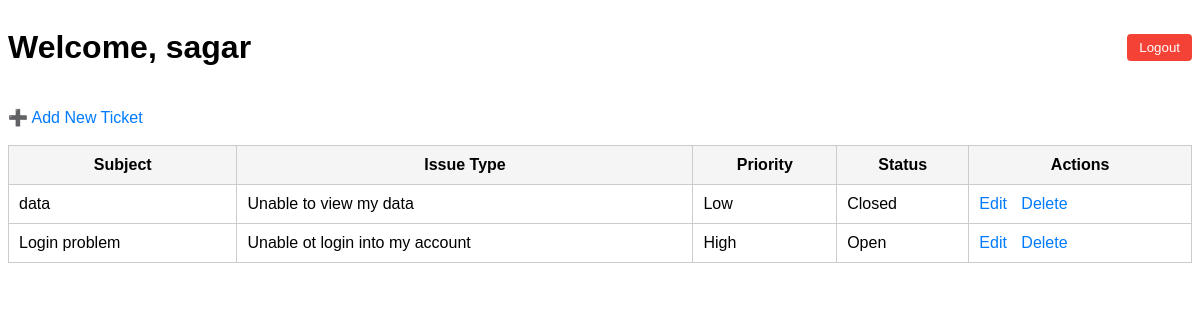
Page /public/user_dashboard.php (signed in) on the committed database.
### tables this page shows
CREATE TABLE `tickets` (
  `id` int(11) NOT NULL AUTO_INCREMENT,
  `user_id` int(11) DEFAULT NULL,
  `subject` varchar(255) DEFAULT NULL,
  `issue_type` varchar(100) DEFAULT NULL,
  `priority` enum('Low','Medium','High') DEFAULT NULL,
  `description` text DEFAULT NULL,
  `status` enum('Open','In Progress','Closed') DEFAULT 'Open',
  `created_at` timestamp NOT NULL DEFAULT current_timestamp(),
  PRIMARY KEY (`id`)
);

### public/user_dashboard.php (the view, shortened to what this page needs)
<?php
$conn = connection();
$stmt = $conn->prepare(
    "SELECT * FROM tickets WHERE user_id = ? ORDER BY created_at DESC"
);
$stmt->execute([$_SESSION['user_id']]);
$tickets = $stmt->fetchAll(PDO::FETCH_ASSOC);
?>
<!DOCTYPE html>
<html>
<head>
</head>
<body>
    <header>
        <h1>Welcome, <?= htmlspecialchars($_SESSION['user_name']); ?></h1>
        <form action="logout.php" method="post">
            <button type="submit" class="logout-btn">Logout</button>
        </form>
    </header>
    <a href="add_ticket.php">➕ Add New Ticket</a>
    <br><br>
    <table>
        <tr>
            <th>Subject</th>
            <th>Issue Type</th>
            <th>Priority</th>
            <th>Status</th>
            <th>Actions</th>
        </tr>
        <?php if ($tickets): ?>
            <?php foreach ($tickets as $t): ?>
                <tr>
                    <td><?= htmlspecialchars($t['subject']) ?></td>
                    <td><?= htmlspecialchars($t['issue_type']) ?></td>
                    <td><?= htmlspecialchars($t['priority']) ?></td>
                    <td><?= htmlspecialchars($t['status']) ?></td>
                    <td>
                        <a href="edit_ticket.php?id=<?= $t['id'] ?>">Edit</a>
                        <a href="delete_ticket.php?id=<?= $t['id'] ?>"
                            onclick="return confirm('Delete this ticket?')">Delete</a>
                    </td>
                </tr>
            <?php endforeach; ?>
        <?php else: ?>
            <tr>
                <td colspan="5">No tickets yet</td>
            </tr>
        <?php endif; ?>
    </table>
</body>
</html>

### public/user_dashboard.php (style rules this page uses)
body { font-family: Arial, sans-serif; }
header { display: flex; justify-content: space-between; align-items: center; margin-bottom: 20px; }
table { border-collapse: collapse; width: 100%; }
th, td { padding: 10px; border: 1px solid #ccc; }
th { background: #f5f5f5; }
a { margin-right: 10px; text-decoration: none; color: #007BFF; }
.logout-btn { padding: 6px 12px; background-color: #f44336; color: white; border: none; cursor: pointer; border-radius: 4px; }

### rows in the picture
tickets: subject "data", issue_type "Unable to view my data", priority "Low", status "Closed"
tickets: subject "Login problem", issue_type "Unable ot login into my account", priority "High", status "Open"

### other values in the picture
$_SESSION['user_name'] "sagar"
